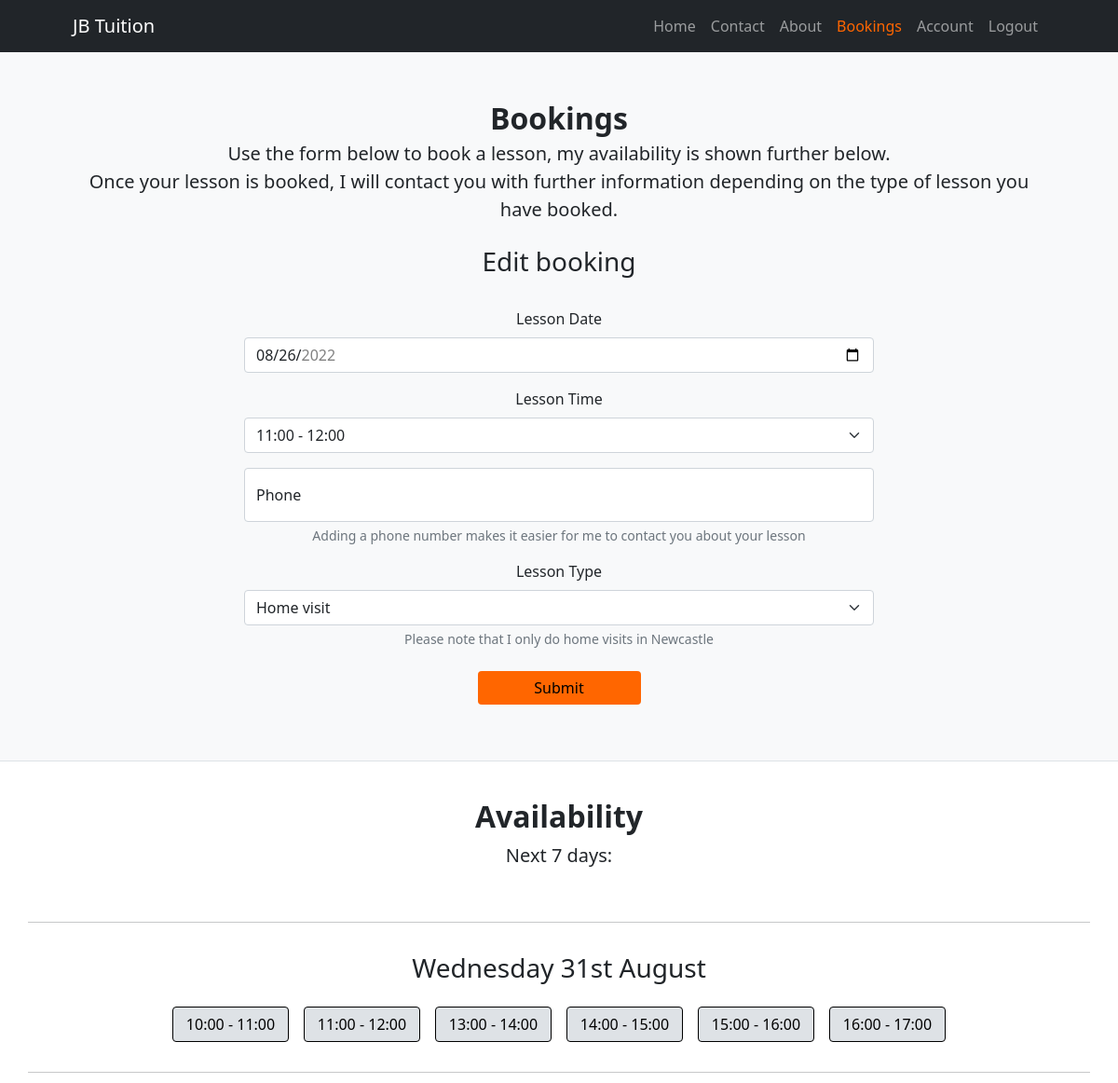
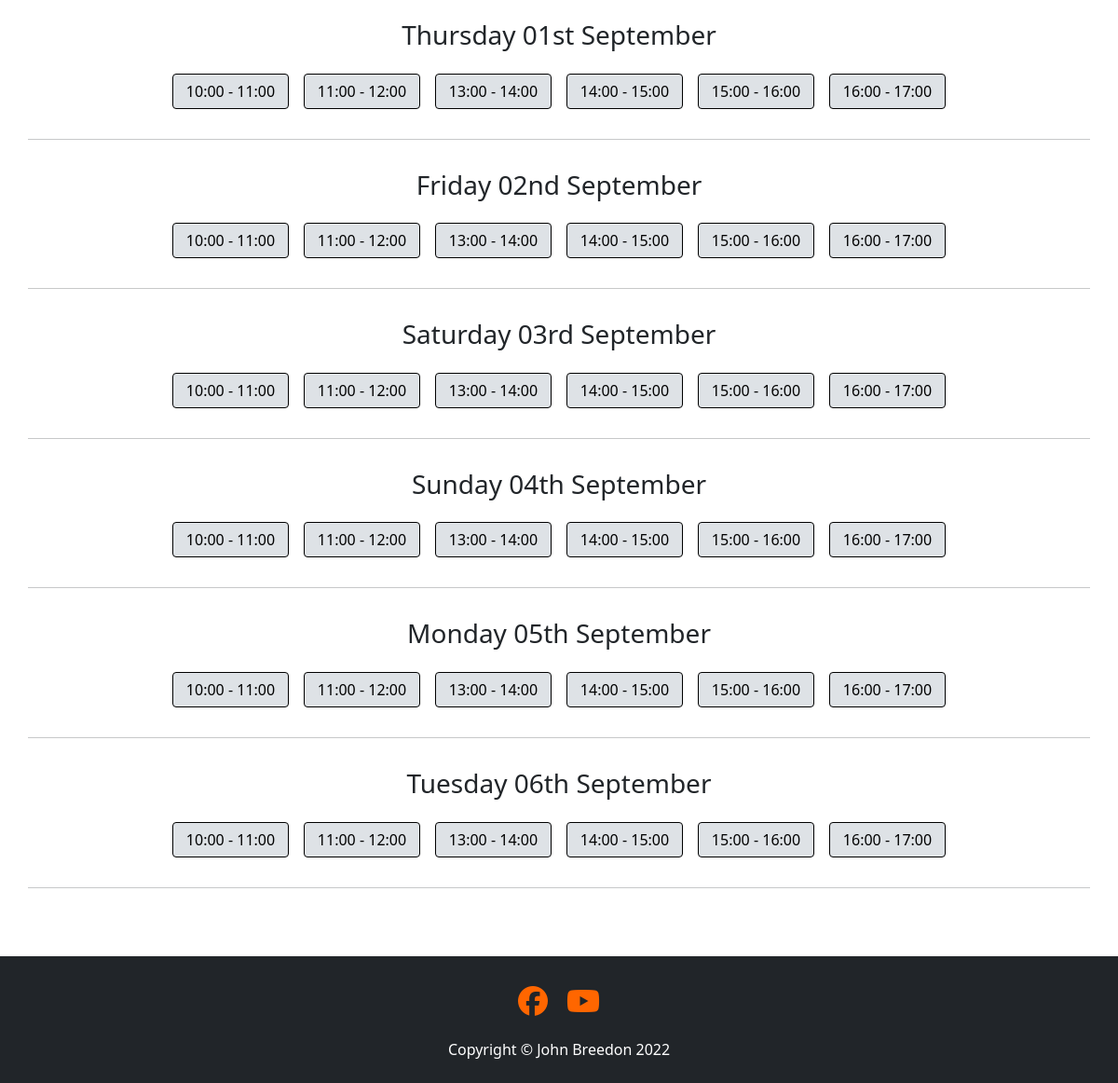
The app's page /bookings/edit_booking/4/ (signed in) with its own data (2 pictures, top to bottom).
### bookings/models.py (models this page shows, shortened)
class Booking(models.Model):
    LESSON_TYPE_CHOICES = [
        ('', 'Pick a lesson type'),
        ('H', 'Home visit'),
        ('O', 'Online'),
        ('S', 'At the Studio'),
    ]
    LESSON_TIME_CHOICES = [
        ('', 'Pick a time slot'),
        ('10', '10:00 - 11:00'),
        ('11', '11:00 - 12:00'),
        ('13', '13:00 - 14:00'),
        ('14', '14:00 - 15:00'),
        ('15', '15:00 - 16:00'),
        ('16', '16:00 - 17:00'),
    ]
    user = models.ForeignKey(
        User,
        on_delete=models.CASCADE,
        related_name='bookings'
    )
    date = models.DateField()
    time = models.CharField(max_length=2, choices=LESSON_TIME_CHOICES)
    phone = PhoneNumberField(
        blank=True,
        help_text=(
            'Adding a phone number makes it easier '
            'for me to contact you about your lesson'
        ),
    )
    type = models.CharField(
        max_length=1,
        choices=LESSON_TYPE_CHOICES,
        help_text='Please note that I only do home visits in Newcastle',
    )
    created_on = models.DateTimeField(auto_now_add=True)
    updated_on = models.DateTimeField(auto_now=True)
    class Meta:
        ordering = ['date']

### bookings/views.py (the view, shortened to what this page needs)
class EditBooking(View):
    def get(self, request, booking_id):
        booking_to_edit = get_object_or_404(Booking, pk=booking_id)
        booking_form = BookingForm(instance=booking_to_edit)
        if booking_form.instance.user != request.user:
            messages.error(
                request,
                'You do not have permission to edit that booking'
            )
            return redirect(reverse('learner_account'))
        booking_availability = availability.get_booking_availability()
        return render(
            request,
            'bookings.html',
            {
                'booking_availability': booking_availability,
                'booking_form': booking_form,
                'edit_booking': True,
            },
        )

### bookings/forms.py
class BookingForm(forms.ModelForm):
    class Meta:
        model = Booking
        fields = ('date', 'time', 'phone', 'type')
        labels = {
            'date': 'Lesson Date',
            'time': 'Lesson Time',
            'type': 'Lesson Type'
        }
        widgets = {
            'date': forms.DateInput(
                attrs={
                    'type': 'date',
                    'min': (
                        availability.get_next_7_days(datetime.date.today())[0]
                    ),
                    'max': (
                        availability.get_next_7_days(datetime.date.today())[6]
                    ),
                }
            ),
        }
    def __init__(self, *args, **kwargs):
        super(BookingForm, self).__init__(*args, **kwargs)
        self.helper = FormHelper(self)
        self.helper.form_tag = False
        self.helper.layout = Layout(
            Field('date'),
            Field('time'),
            FloatingField('phone'),
            Field('type'),
            Submit('booking-submit', 'Submit'),
        )

### availability.py (called while the page is built)
def get_next_7_days(date):
    days_list = []
    for num in range(7):
        date = date + datetime.timedelta(days=1)
        days_list.append(date)
    return days_list

### home/context_processors.py (called while the page is built)
def navbar_scrollspy_processor(request):
    navlinks = {
        '/home/': 'home',
        '/contact/': 'contact',
    }
    return {
        'navlinks_scrollspy': navlinks,
    }

def navbar_processor(request):
    navlinks = {
        '/about/': 'about',
    }
    return {
        'navlinks': navlinks,
    }

### templates/bookings.html
{% extends 'base.html' %} {% block content %}
{% load static %}
{% load crispy_forms_tags %}
<section id="bookings-section" class="bg-light py-1 push-below-nav border-bottom">
    <div class="container px-5 my-5">
        <div class="row justify-content-center text-center">
            <h2 class="fw-bolder mb-1">Bookings</h2>
            <p class="lead mb-0 booking-lead">Use the form below to book a lesson, my availability is shown further
                below.</p>
            <p class="lead mb-0 booking-lead">Once your lesson is booked, I will contact you with further information
                depending on the type of lesson you have booked.</p>
            {% if edit_booking == True %}
            <h3 class="mt-4">Edit booking</h3>
            {% endif %}
            <form id="bookings-form" class="form-width mt-4" method="POST">
                {% crispy booking_form booking_form.helper %}
            </form>
        </div>
    </div>
</section>
<section id="availability-section" class="border-bottom py-4">
    <div class="container mb-5 mt-3 text-center">
        <div class="row justify-content-center">
            <div class="mb-4">
                <h2 class="fw-bolder">Availability</h2>
                <p class="lead mb-0">Next 7 days:</p>
            </div>
            {% for key, value in booking_availability.items %}
                {% if "slot" not in key %}
                <hr>
                <h3 class="col-12" data-date-str="{{ value|date:'o-m-d' }}">{{ value|date:'l dS F' }}</h3>
                {% else %}
                {% if value == 'BOOKED' %}
                <button class="col-5 col-md-4 col-xl-1 btn btn-primary booking-slot booking-taken">{{ value }}</button>
                {% else %}
                <button class="col-5 col-md-4 col-xl-1 btn btn-primary booking-slot booking-free">{{ value }}</button>
                {% endif %}
                {% endif %}
            {% endfor %}
            <hr>
        </div>
    </div>
</section>
{% endblock %}

### static/css/style.css (style rules this page uses)
* { margin: 0; padding: 0; }
html { height: 100%; }
body { position: relative; min-height: calc(100% - 56px); padding-bottom: 120px; }
.push-below-nav { margin-top: 56px; }
.form-width { max-width: 700px; }
.btn { min-width: 175px; color: #000; background-color: #ff6600; border: #ff6600; margin: 0.5rem 0; }
.booking-slot { min-width: 125px; margin: 1rem 0.5rem 0 0.5rem; }
.booking-free { background-color: #dee2e6; border: solid 1px black; }
#availability-section h3 { margin-top: 1rem; }
#availability-section hr { margin-top: 2rem; }

### records on screen
Booking: date "08/26/2022", time "11:00 - 12:00", type "Home visit"

### other values on screen
{{ name|capfirst }} "Home" "Contact"
{{ name|capfirst }} "About"
{{ value|date:'l dS F' }} "Wednesday 31st August" "Thursday 01st September" "Friday 02nd September" "Saturday 03rd September" "Sunday 04th September" "Monday 05th September" "Tuesday 06th September"
{{ value }} "10:00 - 11:00" "11:00 - 12:00" "13:00 - 14:00" "14:00 - 15:00" "15:00 - 16:00" "16:00 - 17:00" "10:00 - 11:00" "11:00 - 12:00" "13:00 - 14:00" "14:00 - 15:00" "15:00 - 16:00" "16:00 - 17:00" "10:00 - 11:00" "11:00 - 12:00" "13:00 - 14:00" "14:00 - 15:00" "15:00 - 16:00" "16:00 - 17:00" "10:00 - 11:00" "11:00 - 12:00" "13:00 - 14:00" "14:00 - 15:00" "15:00 - 16:00" "16:00 - 17:00" "10:00 - 11:00" "11:00 - 12:00" "13:00 - 14:00" "14:00 - 15:00" "15:00 - 16:00" "16:00 - 17:00" "10:00 - 11:00" "11:00 - 12:00" "13:00 - 14:00" "14:00 - 15:00" "15:00 - 16:00" "16:00 - 17:00" "10:00 - 11:00" "11:00 - 12:00" "13:00 - 14:00" "14:00 - 15:00" "15:00 - 16:00" "16:00 - 17:00"
